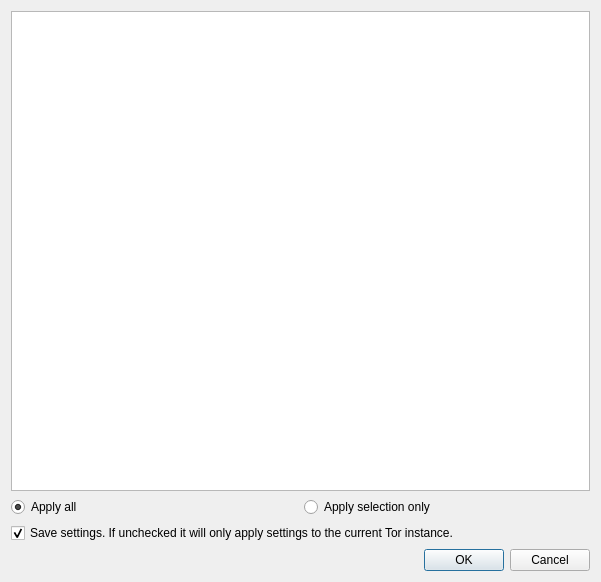
<?xml version="1.0" encoding="UTF-8"?>
<ui version="4.0">
 <class>TorrcDialog</class>
 <widget class="QDialog" name="TorrcDialog">
  <property name="geometry">
   <rect>
    <x>0</x>
    <y>0</y>
    <width>601</width>
    <height>582</height>
   </rect>
  </property>
  <property name="windowTitle">
   <string>Editing torrc</string>
  </property>
  <property name="windowIcon">
   <iconset resource="../res/vidalia.qrc">
    <normaloff>:/images/16x16/system-run.png</normaloff>:/images/16x16/system-run.png</iconset>
  </property>
  <layout class="QGridLayout" name="gridLayout_2">
   <item row="0" column="0">
    <layout class="QVBoxLayout" name="verticalLayout">
     <item>
      <widget class="QTextEdit" name="teditTorrc"/>
     </item>
     <item>
      <layout class="QHBoxLayout" name="horizontalLayout_2">
       <item>
        <widget class="QRadioButton" name="rdoAll">
         <property name="text">
          <string>Apply all</string>
         </property>
         <property name="checked">
          <bool>true</bool>
         </property>
        </widget>
       </item>
       <item>
        <widget class="QRadioButton" name="rdoSelection">
         <property name="text">
          <string>Apply selection only</string>
         </property>
        </widget>
       </item>
      </layout>
     </item>
     <item>
      <widget class="QCheckBox" name="chkSave">
       <property name="text">
        <string>Save settings. If unchecked it will only apply settings to the current Tor instance.</string>
       </property>
       <property name="checked">
        <bool>true</bool>
       </property>
      </widget>
     </item>
    </layout>
   </item>
   <item row="1" column="0">
    <widget class="QDialogButtonBox" name="buttonBox">
     <property name="orientation">
      <enum>Qt::Horizontal</enum>
     </property>
     <property name="standardButtons">
      <set>QDialogButtonBox::Cancel|QDialogButtonBox::Ok</set>
     </property>
    </widget>
   </item>
  </layout>
  <action name="actionCut">
   <property name="icon">
    <iconset resource="../res/vidalia.qrc">
     <normaloff>:/images/22x22/editcut.png</normaloff>:/images/22x22/editcut.png</iconset>
   </property>
   <property name="text">
    <string>Cut</string>
   </property>
   <property name="shortcut">
    <string>Ctrl+X</string>
   </property>
  </action>
  <action name="actionCopy">
   <property name="icon">
    <iconset resource="../res/vidalia.qrc">
     <normaloff>:/images/22x22/edit-copy.png</normaloff>:/images/22x22/edit-copy.png</iconset>
   </property>
   <property name="text">
    <string>Copy</string>
   </property>
   <property name="shortcut">
    <string>Ctrl+C</string>
   </property>
  </action>
  <action name="actionPaste">
   <property name="icon">
    <iconset resource="../res/vidalia.qrc">
     <normaloff>:/images/22x22/editpaste.png</normaloff>:/images/22x22/editpaste.png</iconset>
   </property>
   <property name="text">
    <string>Paste</string>
   </property>
   <property name="shortcut">
    <string>Ctrl+V</string>
   </property>
  </action>
  <action name="actionUndo">
   <property name="icon">
    <iconset resource="../res/vidalia.qrc">
     <normaloff>:/images/22x22/edit_undo.png</normaloff>:/images/22x22/edit_undo.png</iconset>
   </property>
   <property name="text">
    <string>Undo</string>
   </property>
   <property name="shortcut">
    <string>Ctrl+Z</string>
   </property>
  </action>
  <action name="actionRedo">
   <property name="icon">
    <iconset resource="../res/vidalia.qrc">
     <normaloff>:/images/22x22/edit_redo.png</normaloff>:/images/22x22/edit_redo.png</iconset>
   </property>
   <property name="text">
    <string>Redo</string>
   </property>
   <property name="shortcut">
    <string>Ctrl+Shift+Z</string>
   </property>
  </action>
  <action name="actionSelect_All">
   <property name="icon">
    <iconset resource="../res/vidalia.qrc">
     <normaloff>:/images/22x22/edit_select_all.png</normaloff>:/images/22x22/edit_select_all.png</iconset>
   </property>
   <property name="text">
    <string>Select All</string>
   </property>
   <property name="shortcut">
    <string>Ctrl+A</string>
   </property>
  </action>
 </widget>
 <resources>
  <include location="../res/vidalia.qrc"/>
 </resources>
 <connections>
  <connection>
   <sender>buttonBox</sender>
   <signal>rejected()</signal>
   <receiver>TorrcDialog</receiver>
   <slot>reject()</slot>
   <hints>
    <hint type="sourcelabel">
     <x>316</x>
     <y>260</y>
    </hint>
    <hint type="destinationlabel">
     <x>286</x>
     <y>274</y>
    </hint>
   </hints>
  </connection>
  <connection>
   <sender>actionUndo</sender>
   <signal>triggered()</signal>
   <receiver>teditTorrc</receiver>
   <slot>undo()</slot>
   <hints>
    <hint type="sourcelabel">
     <x>35</x>
     <y>17</y>
    </hint>
    <hint type="destinationlabel">
     <x>300</x>
     <y>265</y>
    </hint>
   </hints>
  </connection>
  <connection>
   <sender>actionRedo</sender>
   <signal>triggered()</signal>
   <receiver>teditTorrc</receiver>
   <slot>redo()</slot>
   <hints>
    <hint type="sourcelabel">
     <x>97</x>
     <y>17</y>
    </hint>
    <hint type="destinationlabel">
     <x>300</x>
     <y>265</y>
    </hint>
   </hints>
  </connection>
  <connection>
   <sender>actionSelect_All</sender>
   <signal>triggered()</signal>
   <receiver>teditTorrc</receiver>
   <slot>selectAll()</slot>
   <hints>
    <hint type="sourcelabel">
     <x>171</x>
     <y>17</y>
    </hint>
    <hint type="destinationlabel">
     <x>300</x>
     <y>265</y>
    </hint>
   </hints>
  </connection>
  <connection>
   <sender>actionCopy</sender>
   <signal>triggered()</signal>
   <receiver>teditTorrc</receiver>
   <slot>copy()</slot>
   <hints>
    <hint type="sourcelabel">
     <x>85</x>
     <y>17</y>
    </hint>
    <hint type="destinationlabel">
     <x>300</x>
     <y>265</y>
    </hint>
   </hints>
  </connection>
  <connection>
   <sender>actionPaste</sender>
   <signal>triggered()</signal>
   <receiver>teditTorrc</receiver>
   <slot>paste()</slot>
   <hints>
    <hint type="sourcelabel">
     <x>149</x>
     <y>17</y>
    </hint>
    <hint type="destinationlabel">
     <x>300</x>
     <y>265</y>
    </hint>
   </hints>
  </connection>
  <connection>
   <sender>actionCut</sender>
   <signal>triggered()</signal>
   <receiver>teditTorrc</receiver>
   <slot>cut()</slot>
   <hints>
    <hint type="sourcelabel">
     <x>29</x>
     <y>17</y>
    </hint>
    <hint type="destinationlabel">
     <x>300</x>
     <y>265</y>
    </hint>
   </hints>
  </connection>
 </connections>
</ui>
